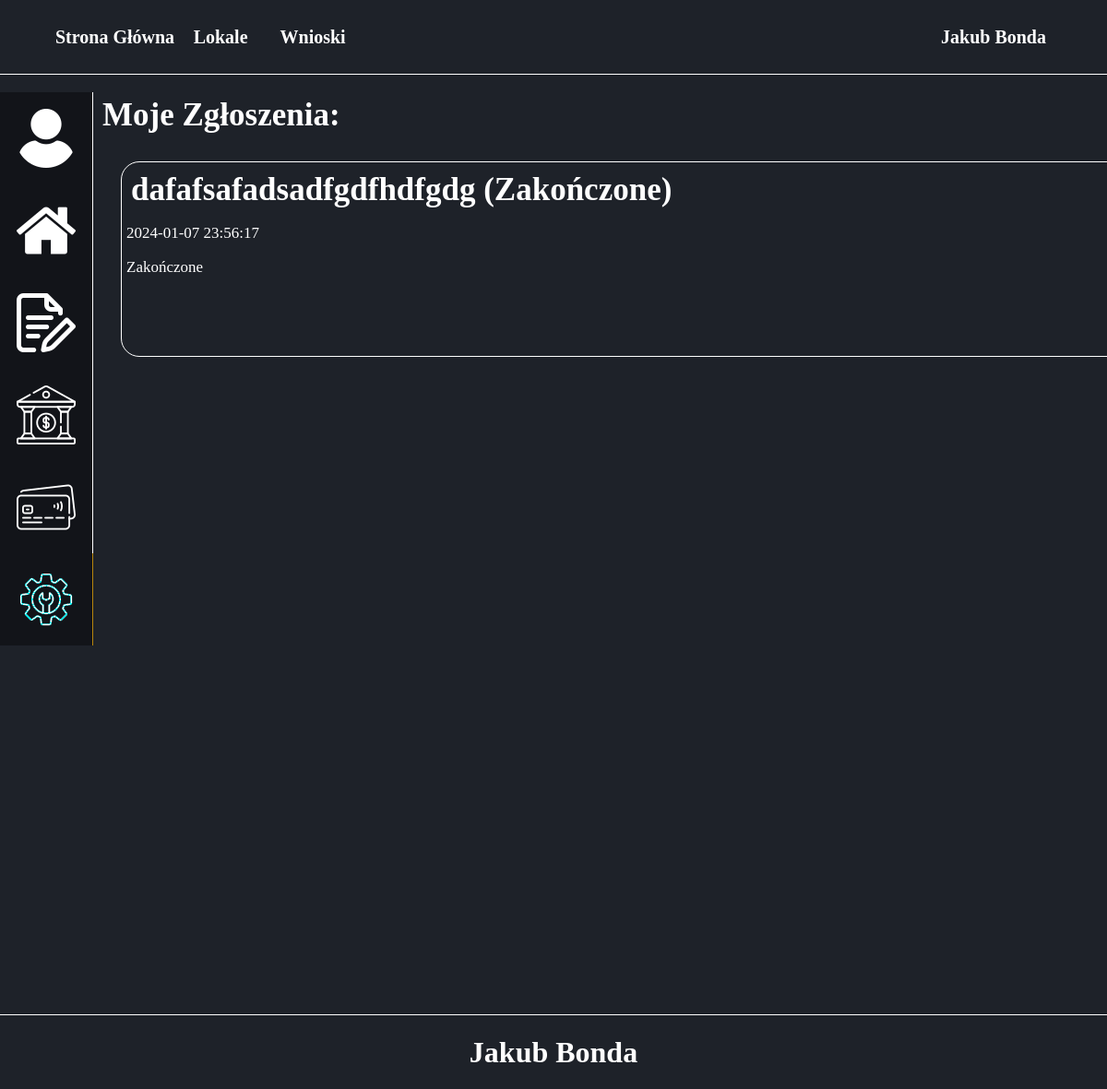
The app's page /BiuroWynajmu/Konto/MojeZgloszenia/index.php (signed in) with its own data.
### tables this page shows
CREATE TABLE `zgloszenia_serwisowe` (
  `ID_Zgloszenia` int(10) UNSIGNED NOT NULL,
  `ID_Uzytkownika` int(10) UNSIGNED NOT NULL,
  `ID_Lokalu` int(10) UNSIGNED NOT NULL,
  `Opis_Problemu` text DEFAULT NULL,
  `Data_Zgloszenia` timestamp NULL DEFAULT current_timestamp(),
  `ID_Status_Zgloszenia` int(10) UNSIGNED NOT NULL,
  `Data_Modyfikacji` timestamp NOT NULL DEFAULT current_timestamp() ON UPDATE current_timestamp()
);

CREATE TABLE `status_zgloszenia` (
  `ID_Status_Zgloszenia` int(10) UNSIGNED NOT NULL,
  `Nazwa_Statusu` varchar(255) NOT NULL,
  `Data_Modyfikacji` timestamp NOT NULL DEFAULT current_timestamp() ON UPDATE current_timestamp()
);

### BiuroWynajmu/Konto/MojeZgloszenia/index.php (the view, shortened to what this page needs)
<!DOCTYPE html>
<html lang="en">
<head>
	 <link rel="stylesheet" type="text/css" href="style/style.css"/>
	 <?php
	require('../../config.php');
	$conn = new mysqli($host, $user, $password, $database);
	 ?>
</head>
<body>
	<header>
	<div class="navbar">
			<a href="../../">Strona Główna</a>
			<a href="../../Lokale/">Lokale</a>
			<a href="../../Wnioski/">Wnioski</a>
			<div class="dropdown">
				<?php
					if(isset($_SESSION['zalogowany'])&& ($_SESSION['zalogowany']==true)){
						echo '
						<button class="dropbtn">'.$_SESSION['Imie'].' '.$_SESSION['Nazwisko'].'</button>
							<div class="dropdown-content">
								<a href="../Dane/">Dane Konta</a>
								<a href="../WynajeteLokale/">Wyanjęte Lokale</a>
								<a href="../MojeWnioski/">Moje Wnioski</a>
								<a href="../MojeKredyty/">Moje Kredyty</a>
								<a href="../MojeTranzakcje/">Moje Tranzakcje</a>
								<a href="../MojeZgloszenia/">Moje Zgłoszenia</a>
								<a href="../Wyloguj/logout.php">Wyloguj Się</a>
							</div>
						';
					}
					else{
						echo '<a href="../Logowanie/">Zaloguj się</a>';
					}
				?>
			</div>
		</div>
    </header>
	<section>
		<article>
			<div id="PanelDaneOdnosniki">
				<a href="../Dane"><img src="../../obrazki/Konto/user.png"></a>
				<a href="../WynajeteLokale"><img src="../../obrazki/Konto/home.png"></a>
				<a href="../MojeWnioski/"><img src="../../obrazki/Konto/quote-request.png"></a>
				<a href="../MojeKredyty"><img src="../../obrazki/Konto/bank.png"></a>
				<a href="../MojeTranzakcje"><img src="../../obrazki/Konto/tranzakcja.png"></a>
				<a href="../MojeZgloszenia/" class="activeLink"><img src="../../obrazki/Konto/zgloszenia.png"></a>
			</div>
			<div id="PanelDaneDaneUzytkownika">
				<h1>Moje Zgłoszenia:</h1>
				<?php
				$zapytanieNr1 = "SELECT * FROM zgloszenia_serwisowe
					INNER JOIN status_zgloszenia ON status_zgloszenia.ID_Status_Zgloszenia = zgloszenia_serwisowe.ID_Status_Zgloszenia
					WHERE zgloszenia_serwisowe.ID_Uzytkownika = ".$_SESSION['ID_Uzytkownika']."
					ORDER BY Data_Zgloszenia DESC";
				$wynikZapytaniaNr1 = $conn -> query($zapytanieNr1);
				if($wynikZapytaniaNr1 -> num_rows > 0){
					while($row = $wynikZapytaniaNr1 -> fetch_object()){
						echo '<a href="../../Zgloszenia/Zgloszenie/index.php?ID_Zgloszenia='.$row->ID_Zgloszenia.'">';
							echo '<div class="daneWniosku">';
								echo '<div class="daneWnioskuPrawo">';
									echo '<h1>'.$row->Opis_Problemu.' ('.$row->Nazwa_Statusu.')</h1>';
									echo '<p>'.$row->Data_Zgloszenia.'</p>';
									echo '<p>'.$row->Nazwa_Statusu.'</p>';
								echo '</div>';
							echo '</div>';
						echo '</a>';
					}
				}
				else{
					echo "<h1> Niegdy nic nie zgłaszałeś! </h1>";
				}
			?>
			</div>
		</article>
	</section>
	<footer>
        <?php require("../../stopka.php"); ?>
    </footer>
</body>
</html>

### BiuroWynajmu/Konto/MojeZgloszenia/style/style.css (style rules this page uses)
html, body { margin: 0; padding: 0; background-color: rgb(30, 34, 41); }
header { position: fixed; top: 0; margin: 0; width: 100%; height: 80px; border-bottom: 1px solid white; background-color: rgb(30, 34, 41); z-index: 2; }
header .navbar { overflow: hidden; background-color: rgb(30, 34, 41); width: 1200px; margin: auto; display: flex; }
header .navbar a { display: flex; justify-content: center; align-items: center; font-size: 16px; color: white; min-width: 100px; height: 80px; text-decoration: none; font-weight: bold; font-size: 20px; }
header .dropdown { margin-left: auto; overflow: hidden; }
header .dropdown .dropbtn { font-size: 16px; border: none; outline: none; color: white; min-width: 100px; height: 80px; background-color: rgb(30, 34, 41); font-family: inherit; margin: 0; font-weight: bold; font-size: 20px; }
section { margin-top: 100px; min-height: 1000px; z-index: 2; }
article { width: 1200px; margin: auto; display: flex; }
article #PanelDaneOdnosniki { width: 100px; border-right: 1px solid white; }
article #PanelDaneOdnosniki a { display: flex; width: 100px; height: 100px; background-color: rgba(0,0,0,0.4); justify-content: center; align-items: center; border-right: 1px solid white; text-decoration: none; }
article #PanelDaneOdnosniki .activeLink { border-right: 1px solid darkgoldenrod; }
article #PanelDaneDaneUzytkownika { width: 1100px; display: flex; flex-wrap: wrap; color: white; flex-direction: column; padding-left: 5px; }
article #PanelDaneDaneUzytkownika h1 { font-size: 35px; font-weight: bold; color: white; margin: 5px; }
article #PanelDaneDaneUzytkownika .daneWniosku { display: flex; width: 100%; height: 200px; margin: 25px; overflow: hidden; border: 1px solid white; border-radius: 20px; padding: 5px; transition: 500ms; flex-direction: row; flex-wrap: nowrap; justify-content: flex-start; }
article #PanelDaneDaneUzytkownika .daneWniosku h1 { text-align: left; }
article #PanelDaneDaneUzytkownika a { text-decoration: none; }
article #PanelDaneDaneUzytkownika .daneWniosku p { color: white; font-size: 17px; }
footer { width: 100%; height: 80px; border-top: 1px solid white; background-color: rgb(30, 34, 41); margin: auto; display: flex; flex-wrap: wrap; align-items: center; justify-content: center; z-index: 2; }
@media (max-width: 1200px) { article #PanelDaneDaneUzytkownika { width: 90%; } }
@media (max-width: 1200px) { header .navbar { width: 90%; } }
@media (max-width: 1200px) { article { width: 100%; } }

### records on screen
zgloszenia_serwisowe: Opis_Problemu "dafafsafadsadfgdfhdfgdg", ID_Status_Zgloszenia.Nazwa_Statusu "Zakończone", Data_Zgloszenia "2024-01-07 23:56:17"

### other values on screen
$_SESSION['Imie'] "Jakub"
$_SESSION['Nazwisko'] "Bonda"
